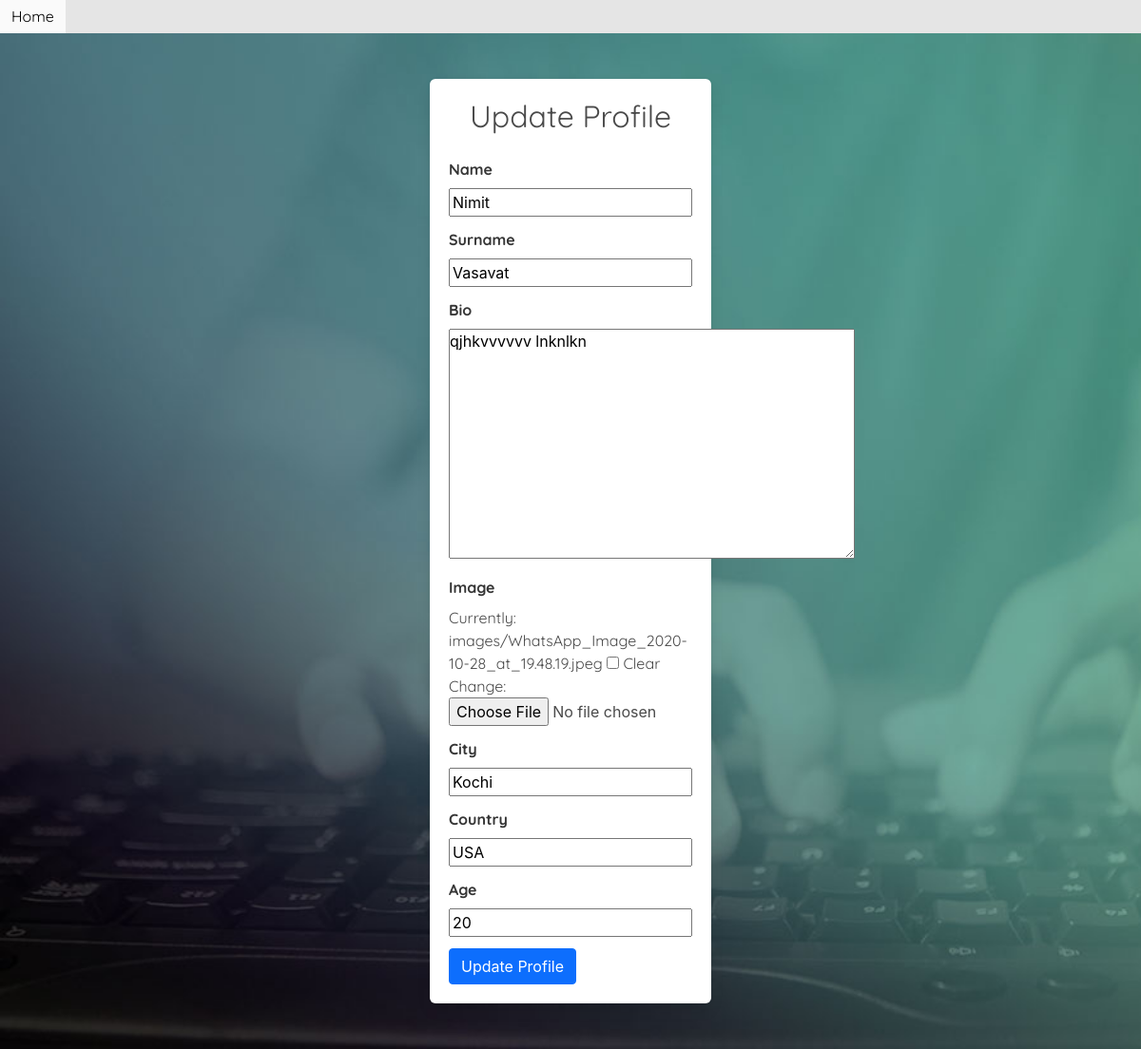
/myapp/profile/update/5 (signed in), run on the app's committed database.
### myapp/models.py (models this page shows, shortened)
class Profile(models.Model):
    user = models.OneToOneField(User,on_delete=models.CASCADE)
    name = models.CharField(max_length=100)
    surname = models.CharField(max_length=100)
    bio = models.TextField(blank=True)
    city = models.CharField(blank=True,max_length=100)
    country = models.CharField(blank=True,max_length=100)
    age = models.CharField(blank=True,max_length=100)
    profile_image = models.ImageField(blank=True,null=True,upload_to='images/')

### myapp/views.py (the view)
# urls.py: path('profile/update/<int:pk>',views.ProfileUpdateView.as_view(),name='update'),
class ProfileUpdateView(LoginRequiredMixin,UpdateView):
    login_url = '/login/'
    model = Profile
    redirect_field_name='myapp/profile_detail.html'
    fields = ('name','surname','bio','profile_image','city','country','age')

### myapp/templates/myapp/profile_form.html (shortened to what this page needs)
{% load static %}
<!DOCTYPE html>
<html>
  <head>
    <link href="https://cdn.jsdelivr.net/npm/bootstrap@5.0.0-beta1/dist/css/bootstrap.min.css" rel="stylesheet">
    <link rel="stylesheet" href="https://cdn.jsdelivr.net/npm/bulma@0.9.0/css/bulma.min.css">
  </head>
  <body>
    <nav style="background:rgba(0,0,0,0.1);" class="" role="navigation" aria-label="main navigation">
      <div id="navbarBasicExample" class="navbar-menu">
        <div class="navbar-start">
          <a style="" href="{% url 'index' %}" class="navbar-item">
            <h3 style="color:black">Home</h3>
          </a>
        </div>
      </div>
      </nav>
<section class="hero is-dark is-fullheight">
      <div class="hero-body img-fluid" style="min-height: 600px; background-image:url({% static 'images/2.jpg' %}); background-size: cover;page-break-inside: avoid;">
        <div class="container">
          <div class="columns is-centered">
            <div class="column is-5-tablet is-4-desktop is-3-widescreen" style="opacity:1">
              <form  method="POST" enctype="multipart/form-data" class="box">
                {% if not request.user.profile.id %}
                <h1 class="has-text-centered mb-5 is-size-3">Create Profile</h1>
                {% else %}
                <h1 class="has-text-centered mb-5 is-size-3">Update Profile</h1>
                {% endif %}
                <div class="field">
                  <label for="" class="label">Name</label>
                  <div class="control has-icons-left">
                    {{ form.name}}
                  </div>
                </div>
                <div class="field">
                  <label for="" class="label">Surname</label>
                  <div class="control has-icons-left">
                    {{ form.surname }}
                  </div>
                </div>
                <div class="field">
                  <label for="" class="label">Bio</label>
                  <div class="control has-icons-left">
                    {{ form.bio }}
                  </div>
                </div>
                <div class="field">
                  <label for="" class="label">Image</label>
                  <div class="control has-icons-left">
                    {{ form.profile_image }}
                  </div>
                </div>
                <div class="field">
                  <label for="" class="label">City</label>
                  <div class="control has-icons-left">
                    {{ form.city }}
                  </div>
                </div>
                <div class="field">
                  <label for="" class="label">Country</label>
                  <div class="control has-icons-left">
                    {{ form.country }}
                  </div>
                </div>
                <div class="field">
                  <label for="" class="label">Age</label>
                  <div class="control has-icons-left">
                    {{ form.age }}
                  </div>
                </div>
                {% if not request.user.profile.id %}
                <input class="btn btn-primary"  type="submit" name="" value="Create Profile">
                {% else %}
                <input class="btn btn-primary"  type="submit" name="" value="Update Profile">
                {% endif %}
              </form>
            </div>
          </div>
        </div>
      </div>
    </section>
 </body>
</html>

### myapp/templates/myapp/profile_form.html (style rules this page uses)
* { font-family: 'Quicksand', sans-serif; }

### data on the page
Profile: name "Nimit", surname "Vasavat", bio "qjhkvvvvvv lnknlkn", city "Kochi", country "USA", age "20"
